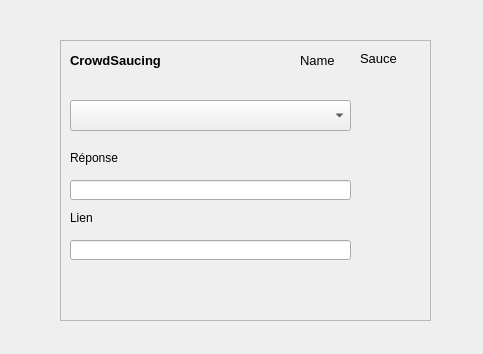
<?xml version="1.0" encoding="UTF-8"?>
<ui version="4.0">
 <class>Application</class>
 <widget class="QWidget" name="Application">
  <property name="geometry">
   <rect>
    <x>0</x>
    <y>0</y>
    <width>483</width>
    <height>354</height>
   </rect>
  </property>
  <property name="windowTitle">
   <string>Application</string>
  </property>
  <widget class="QWidget" name="verticalLayoutWidget">
   <property name="geometry">
    <rect>
     <x>60</x>
     <y>40</y>
     <width>371</width>
     <height>281</height>
    </rect>
   </property>
   <layout class="QVBoxLayout" name="verticalLayout">
    <item>
     <widget class="QFrame" name="frame">
      <property name="frameShape">
       <enum>QFrame::StyledPanel</enum>
      </property>
      <property name="frameShadow">
       <enum>QFrame::Raised</enum>
      </property>
      <widget class="QLabel" name="label">
       <property name="geometry">
        <rect>
         <x>10</x>
         <y>10</y>
         <width>101</width>
         <height>21</height>
        </rect>
       </property>
       <property name="font">
        <font>
         <pointsize>10</pointsize>
         <weight>75</weight>
         <bold>true</bold>
        </font>
       </property>
       <property name="text">
        <string>CrowdSaucing</string>
       </property>
      </widget>
      <widget class="QLabel" name="label_2">
       <property name="geometry">
        <rect>
         <x>240</x>
         <y>10</y>
         <width>41</width>
         <height>20</height>
        </rect>
       </property>
       <property name="font">
        <font>
         <pointsize>10</pointsize>
        </font>
       </property>
       <property name="text">
        <string>Name</string>
       </property>
      </widget>
      <widget class="QLabel" name="label_3">
       <property name="geometry">
        <rect>
         <x>300</x>
         <y>10</y>
         <width>51</width>
         <height>16</height>
        </rect>
       </property>
       <property name="font">
        <font>
         <pointsize>10</pointsize>
        </font>
       </property>
       <property name="text">
        <string>Sauce</string>
       </property>
      </widget>
      <widget class="QComboBox" name="comboBox">
       <property name="geometry">
        <rect>
         <x>10</x>
         <y>60</y>
         <width>281</width>
         <height>31</height>
        </rect>
       </property>
      </widget>
      <widget class="QLineEdit" name="lineEdit">
       <property name="geometry">
        <rect>
         <x>10</x>
         <y>140</y>
         <width>281</width>
         <height>20</height>
        </rect>
       </property>
      </widget>
      <widget class="QLabel" name="label_4">
       <property name="geometry">
        <rect>
         <x>10</x>
         <y>110</y>
         <width>81</width>
         <height>16</height>
        </rect>
       </property>
       <property name="text">
        <string>Réponse</string>
       </property>
      </widget>
      <widget class="QLineEdit" name="lineEdit_2">
       <property name="geometry">
        <rect>
         <x>10</x>
         <y>200</y>
         <width>281</width>
         <height>20</height>
        </rect>
       </property>
      </widget>
      <widget class="QLabel" name="label_5">
       <property name="geometry">
        <rect>
         <x>10</x>
         <y>170</y>
         <width>61</width>
         <height>16</height>
        </rect>
       </property>
       <property name="text">
        <string>Lien</string>
       </property>
      </widget>
     </widget>
    </item>
   </layout>
  </widget>
 </widget>
 <resources/>
 <connections/>
</ui>
